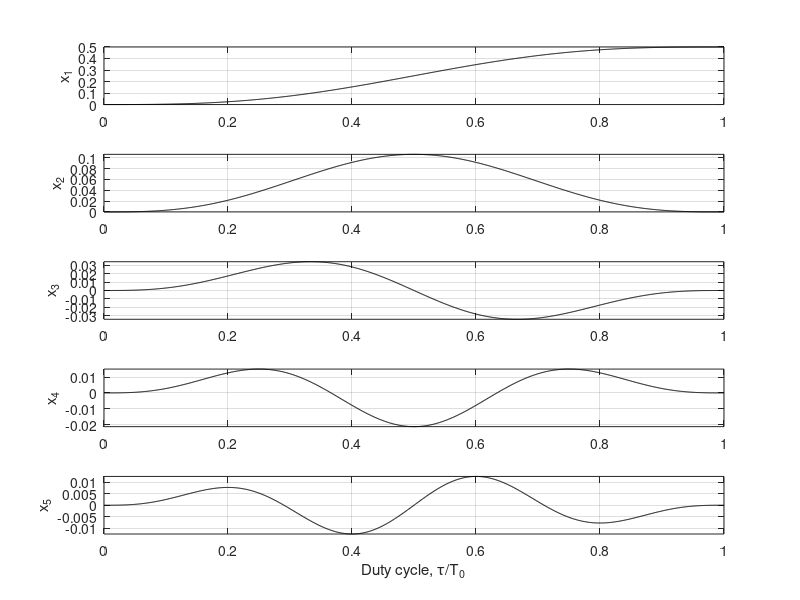
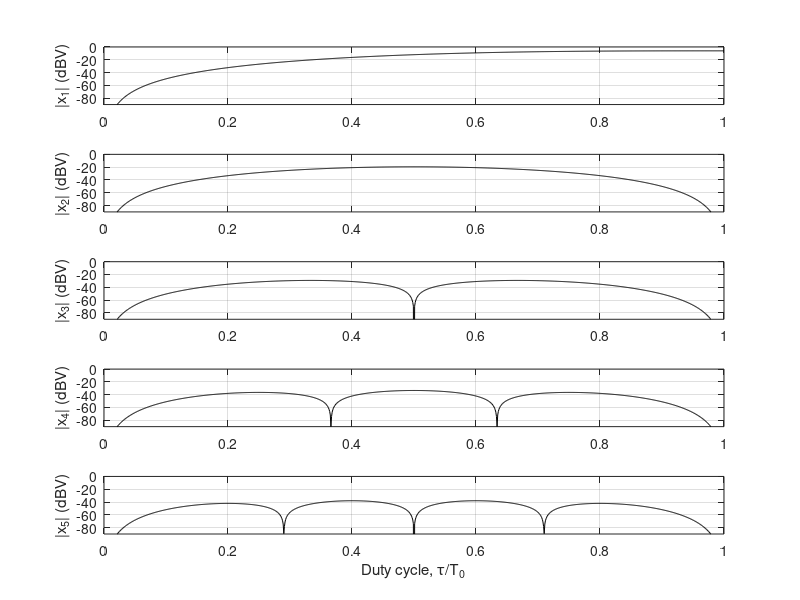

Reproduce these figures in MATLAB, in order.
% Fourier series coefficients of a clipped sinusoidal signal
% Copyright (c) 2008, 2014, 2023. Robert Morelos-Zaragoza. SJSU
clear all
theta = 0:pi/1000:pi;
d=theta/pi;
for n=1:5
    c(n,:)=(d/2).*(sinc(d*(n-1))+sinc(d*(n+1))-2*cos(theta).*sinc(d*n));
    % c(n,:) = abs(c(n,:));
end

figure(1)
% Plot the power of each harmonic in dBV
subplot(5,1,1),plot(d,c(1,:),'-k'), ylabel('x_1'), axis tight, grid on
subplot(5,1,2),plot(d,c(2,:),'-k'), ylabel('x_2'), axis tight, grid on
subplot(5,1,3),plot(d,c(3,:),'-k'), ylabel('x_3'), axis tight, grid on
subplot(5,1,4),plot(d,c(4,:),'-k'), ylabel('x_4'), axis tight, grid on
subplot(5,1,5),plot(d,c(5,:),'-k'), ylabel('x_5'), axis tight, grid on
xlabel('Duty cycle, \tau/T_0')

c = abs(c);
figure(2)
% Plot the power of each harmonic in dBV
subplot(5,1,1),plot(d,20*log10(c(1,:)),'-k'), ylabel('|x_1| (dBV)'), axis([0 1 -90 0]), grid on
subplot(5,1,2),plot(d,20*log10(c(2,:)),'-k'), ylabel('|x_2| (dBV)'), axis([0 1 -90 0]), grid on
subplot(5,1,3),plot(d,20*log10(c(3,:)),'-k'), ylabel('|x_3| (dBV)'), axis([0 1 -90 0]), grid on
subplot(5,1,4),plot(d,20*log10(c(4,:)),'-k'), ylabel('|x_4| (dBV)'), axis([0 1 -90 0]), grid on
subplot(5,1,5),plot(d,20*log10(c(5,:)),'-k'), ylabel('|x_5| (dBV)'), axis([0 1 -90 0]), grid on
xlabel('Duty cycle, \tau/T_0')
